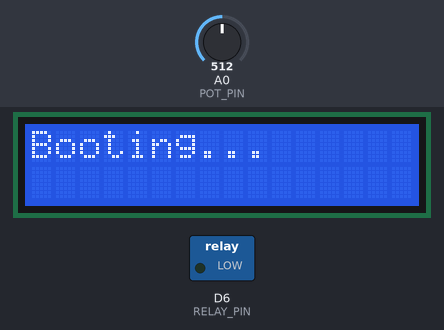
Bench run of a sketch on a simulated ESP8266 (NodeMCU). On the bench: 16×2 character LCD, switched loads named in the sketch (green lamp = pin HIGH). The inputs (shaded band) are chosen by the test bench; at power-on: A0 (POT_PIN) = 512. WiFi joins after 1.5 s; servers stay silent unless stated; no MQTT or app messages arrive unless stated; what the sketch prints to the serial monitor is not drawn.

Above: at 0.1 s.
3.9 s: A0 (POT_PIN) set to 413
5.4 s: A0 (POT_PIN) set to 391
At 6.9 s:
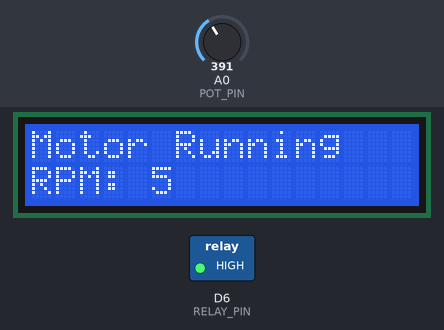
8.4 s: A0 (POT_PIN) set to 410
At 9.8 s:
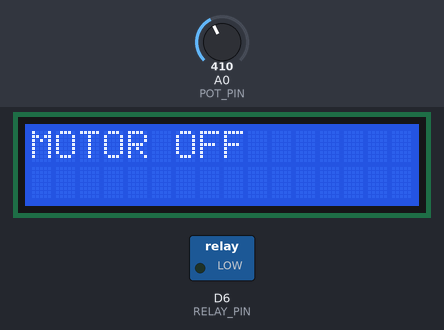
11.0 s: A0 (POT_PIN) set to 390
At 13.8 s:
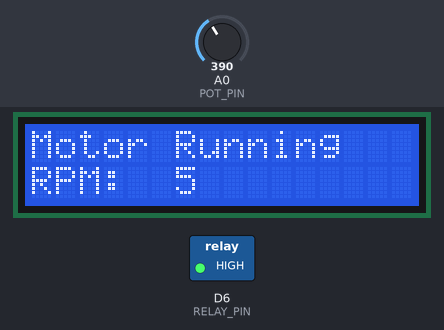
14.0 s: A0 (POT_PIN) set to 511
At 14.9 s:
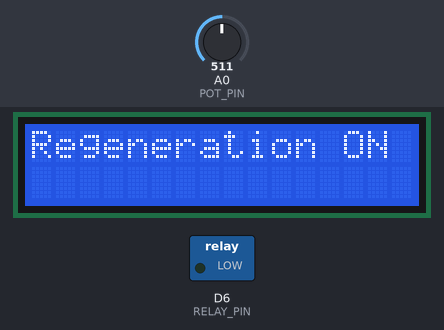
Timing chart, 0 to 17.0 s (numbered marks = the images above; inputs shaded):
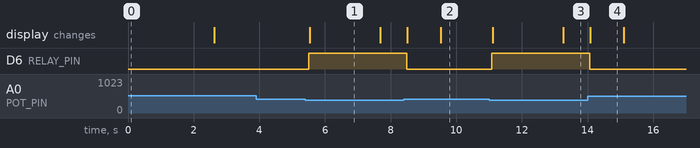

Measured:
- the behaviour switches between 401 and 400 on A0 (POT_PIN) (found by bisection; images 0 and 1)
- after the input at 3.9 s, every drawn part: stays the same
- after the input at 5.4 s, D6 (RELAY_PIN): LOW → HIGH after 0.11 s; the display: changes after 0.13 s (image 1)
- after the input at 8.4 s, D6 (RELAY_PIN): HIGH → LOW after 0.08 s; the display: first changes after 0.10 s (image 2 shows a later state)
- after the input at 11.0 s, D6 (RELAY_PIN): LOW → HIGH after 0.09 s; the display: first changes after 0.11 s (image 3 shows a later state)
- after the input at 14.0 s, D6 (RELAY_PIN): HIGH → LOW after 0.07 s; the display: changes after 0.08 s (image 4)
- what the display in image 1 shows lasts 2.2 s, from 5.5 s to 7.7 s
- what the display in image 4 shows lasts 1.0 s, from 14.1 s to 15.1 s

The sketch:

regenrativ_breaking_using_IOT.ino
```cpp
/*****************************************************
 SIMPLE POTENTIOMETER + RELAY + ADAFRUIT IO (ESP12E)
 - Relay ON when pot in 0..400
 - Relay OFF when pot > 400
 - Map 0..400 -> 0..250 RPM
 - 16x2 I2C LCD messages (regen ON, motor OFF)
 - ONLY RPM is published to Adafruit IO
 - Publish only on change AND no more than once every 2s
*****************************************************/

#include <ESP8266WiFi.h>
#include <Adafruit_MQTT.h>
#include <Adafruit_MQTT_Client.h>
#include <Wire.h>
#include <LiquidCrystal_I2C.h>

// ----- WiFi -----
const char *ssid = "Robotutor";
const char *password = "Robotutor";

// ----- Adafruit IO -----
#define AIO_USERNAME "break261125"
#define AIO_KEY "aio_eeYM92zaLWRGpk8NWHexKKkjoxeg"

// MQTT Server
WiFiClient client;
Adafruit_MQTT_Client mqtt(&client,
                          "io.adafruit.com",
                          1883,
                          AIO_USERNAME,
                          AIO_KEY);

// Feed ONLY for RPM publishing
Adafruit_MQTT_Publish rpmFeed =
  Adafruit_MQTT_Publish(&mqtt, AIO_USERNAME "/feeds/motor_rpm");

// ----- Pins -----
const int POT_PIN = A0;
const int RELAY_PIN = D6;

// ----- LCD -----
LiquidCrystal_I2C lcd(0x27, 16, 2);

// ----- Relay state -----
enum RelayState { RELAY_OFF = 0, RELAY_ON = 1 };
RelayState lastRelayState = RELAY_OFF;

// ----- LCD running-screen state (global so we can reset it) -----
bool showingRunning = false;
unsigned long regenStartMillis = 0;
const unsigned long REGEN_MSG_MS = 2000;  // 2 seconds

// ----- Publishing control -----
int lastPublishedRPM = -1;                 // last RPM value published
unsigned long lastPublishMillis = 0;       // last time we published
const unsigned long PUBLISH_INTERVAL = 2000; // minimum interval between publishes (ms)

void connectMQTT() {
  // Attempt to connect until success. Avoid extremely tight loop by delaying between retries.
  while (!mqtt.connected()) {
    Serial.print("Connecting to Adafruit IO...");
    if (mqtt.connect()) {
      Serial.println("connected!");
      // Reset lastPublishedRPM so first publish after connection can occur immediately if desired
      lastPublishedRPM = -1;
      lastPublishMillis = 0;
    } else {
      Serial.print("Failed, rc=");
      //Serial.print(mqtt.connectErrorString());
      Serial.println(" - retrying in 1s");
      delay(1000);
    }
  }
}

void setup() {
  Serial.begin(115200);

  pinMode(RELAY_PIN, OUTPUT);
  digitalWrite(RELAY_PIN, LOW);

  // For ESP8266 NodeMCU: SDA = D2, SCL = D1
  Wire.begin(D2, D1);
  lcd.init();
  lcd.backlight();
  lcd.clear();
  lcd.setCursor(0, 0);
  lcd.print("Booting...");

  WiFi.begin(ssid, password);
  Serial.print("Connecting to WiFi ");
  while (WiFi.status() != WL_CONNECTED) {
    Serial.print(".");
    delay(300);
  }
  Serial.println("\nWiFi Connected");

  connectMQTT();

  lcd.clear();
}

void loop() {
  // Let the MQTT client do background work
  mqtt.processPackets(10);

  if (!mqtt.connected()) {
    connectMQTT();
  }

  // ----- Read pot -----
  int potValue = analogRead(POT_PIN); // 0..1023 (ESP8266 A0 is 0..1023)

  // ----- Determine relay state -----
  RelayState currentState = (potValue <= 400) ? RELAY_ON : RELAY_OFF;

  // ----- Map pot to RPM -----
  int rpm = 0;
  if (currentState == RELAY_ON) {
    int constrained = constrain(potValue, 0, 400);
    // map so that potValue=400 -> rpm=0 and potValue=0 -> rpm=250
    rpm = map(constrained, 400, 0, 0, 250);
  }

  // ----- Relay control -----
  digitalWrite(RELAY_PIN, (currentState == RELAY_ON) ? HIGH : LOW);

  // ----- LCD Logic -----
  if (currentState == RELAY_ON && lastRelayState == RELAY_OFF) {
    // Transition OFF -> ON
    showingRunning = false;         // ensure running screen re-inits
    regenStartMillis = millis();
    lcd.clear();
    lcd.setCursor(0, 0);
    lcd.print("Motor Running");
    lcd.setCursor(0, 1);
    lcd.print("RPM: ");
    lcd.print(rpm);
  } else if (currentState == RELAY_ON) {
    // Still ON
    if (millis() - regenStartMillis <= REGEN_MSG_MS) {
      // within regen message window: update RPM on line
      lcd.setCursor(5, 1);  // position after "RPM: "
      lcd.print("    ");    // clear area
      lcd.setCursor(5, 1);
      lcd.print(rpm);
    } else {
      // after 2s, show running screen (initialize once)
      if (!showingRunning) {
        lcd.clear();
        lcd.setCursor(0, 0);
        lcd.print("Motor Running");
        showingRunning = true;
      }
      lcd.setCursor(0, 1);
      // keep the RPM area tidy
      lcd.print("RPM: ");
      if (rpm < 100) lcd.print(" "); // minor alignment (optional)
      lcd.print(rpm);
      lcd.print("   ");
    }
  } else { // currentState == RELAY_OFF
    if (lastRelayState == RELAY_ON) {
      // Transition ON -> OFF: show regen message then OFF screen
      lcd.clear();
      lcd.setCursor(0, 0);
      lcd.print("Regeneration ON");
      delay(1000);
      lcd.clear();
      lcd.setCursor(0, 0);
      lcd.print("MOTOR OFF");
      lcd.setCursor(0, 1);
      lcd.print("             ");
    } else {
      // persistently show MOTOR OFF (no constant redraw)
      // we won't change display every loop to reduce flicker
    }
    // Reset running-screen flag to force re-init next time we go ON
    showingRunning = false;
  }

  // Track last state for transition detection
  lastRelayState = currentState;

  // ----- Serial Output -----
  Serial.print("Pot = ");
  Serial.print(potValue);
  Serial.print(" | RPM = ");
  Serial.print(rpm);
  Serial.print(" | Relay = ");
  Serial.println((currentState == RELAY_ON) ? "ON" : "OFF");

  // ----- PUBLISH ONLY RPM (change-based + rate-limited) -----
  unsigned long now = millis();
  bool timeOK = (now - lastPublishMillis) >= PUBLISH_INTERVAL;
  bool changed = (rpm != lastPublishedRPM);

  if (timeOK && changed) {
    if (!rpmFeed.publish(rpm)) {
      Serial.println("Publish failed. Reconnecting and retrying...");
      connectMQTT();
      // Try once more
      if (rpmFeed.publish(rpm)) {
        Serial.println("Publish retry succeeded.");
        lastPublishedRPM = rpm;
        lastPublishMillis = now;
      } else {
        Serial.println("Publish retry failed.");
        // do not update lastPublishedRPM so we'll try again later
      }
    } else {
      Serial.print("Published RPM = ");
      Serial.println(rpm);
      lastPublishedRPM = rpm;
      lastPublishMillis = now;
    }
  }

  // Sleep-ish to avoid very tight-loop; this doesn't affect publish interval enforcement
  delay(250);
}
```
